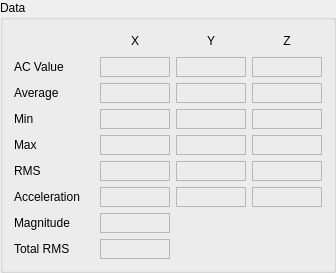
         <widget class="QGroupBox" name="groupBox_3">
          <property name="title">
           <string>Data</string>
          </property>
          <layout class="QGridLayout" name="gridLayout_3">
           <item row="0" column="1">
            <widget class="QLabel" name="label_41">
             <property name="sizePolicy">
              <sizepolicy hsizetype="Fixed" vsizetype="Fixed">
               <horstretch>0</horstretch>
               <verstretch>0</verstretch>
              </sizepolicy>
             </property>
             <property name="minimumSize">
              <size>
               <width>70</width>
               <height>20</height>
              </size>
             </property>
             <property name="maximumSize">
              <size>
               <width>70</width>
               <height>20</height>
              </size>
             </property>
             <property name="text">
              <string>X</string>
             </property>
             <property name="alignment">
              <set>Qt::AlignCenter</set>
             </property>
            </widget>
           </item>
           <item row="0" column="2">
            <widget class="QLabel" name="label_42">
             <property name="sizePolicy">
              <sizepolicy hsizetype="Fixed" vsizetype="Fixed">
               <horstretch>0</horstretch>
               <verstretch>0</verstretch>
              </sizepolicy>
             </property>
             <property name="minimumSize">
              <size>
               <width>70</width>
               <height>20</height>
              </size>
             </property>
             <property name="maximumSize">
              <size>
               <width>70</width>
               <height>20</height>
              </size>
             </property>
             <property name="text">
              <string>Y</string>
             </property>
             <property name="alignment">
              <set>Qt::AlignCenter</set>
             </property>
            </widget>
           </item>
           <item row="0" column="3">
            <widget class="QLabel" name="label_43">
             <property name="sizePolicy">
              <sizepolicy hsizetype="Fixed" vsizetype="Fixed">
               <horstretch>0</horstretch>
               <verstretch>0</verstretch>
              </sizepolicy>
             </property>
             <property name="minimumSize">
              <size>
               <width>70</width>
               <height>20</height>
              </size>
             </property>
             <property name="maximumSize">
              <size>
               <width>70</width>
               <height>20</height>
              </size>
             </property>
             <property name="text">
              <string>Z</string>
             </property>
             <property name="alignment">
              <set>Qt::AlignCenter</set>
             </property>
            </widget>
           </item>
           <item row="1" column="0">
            <widget class="QLabel" name="label_44">
             <property name="sizePolicy">
              <sizepolicy hsizetype="MinimumExpanding" vsizetype="Fixed">
               <horstretch>0</horstretch>
               <verstretch>0</verstretch>
              </sizepolicy>
             </property>
             <property name="minimumSize">
              <size>
               <width>80</width>
               <height>20</height>
              </size>
             </property>
             <property name="maximumSize">
              <size>
               <width>16777215</width>
               <height>20</height>
              </size>
             </property>
             <property name="text">
              <string>AC Value</string>
             </property>
            </widget>
           </item>
           <item row="1" column="1">
            <widget class="QELabel" name="qelabel_59">
             <property name="sizePolicy">
              <sizepolicy hsizetype="Fixed" vsizetype="Fixed">
               <horstretch>0</horstretch>
               <verstretch>0</verstretch>
              </sizepolicy>
             </property>
             <property name="minimumSize">
              <size>
               <width>70</width>
               <height>20</height>
              </size>
             </property>
             <property name="maximumSize">
              <size>
               <width>70</width>
               <height>20</height>
              </size>
             </property>
             <property name="frameShape">
              <enum>QFrame::StyledPanel</enum>
             </property>
             <property name="variable" stdset="0">
              <string>SR-DI-VAN:get$(CH)</string>
             </property>
             <property name="variableSubstitutions" stdset="0">
              <string>CH=X2</string>
             </property>
             <property name="precision">
              <number>2</number>
             </property>
             <property name="useDbPrecision">
              <bool>false</bool>
             </property>
            </widget>
           </item>
           <item row="1" column="2">
            <widget class="QELabel" name="qelabel_60">
             <property name="sizePolicy">
              <sizepolicy hsizetype="Fixed" vsizetype="Fixed">
               <horstretch>0</horstretch>
               <verstretch>0</verstretch>
              </sizepolicy>
             </property>
             <property name="minimumSize">
              <size>
               <width>70</width>
               <height>20</height>
              </size>
             </property>
             <property name="maximumSize">
              <size>
               <width>70</width>
               <height>20</height>
              </size>
             </property>
             <property name="frameShape">
              <enum>QFrame::StyledPanel</enum>
             </property>
             <property name="variable" stdset="0">
              <string>SR-DI-VAN:get$(CH)</string>
             </property>
             <property name="variableSubstitutions" stdset="0">
              <string>CH=Y2</string>
             </property>
             <property name="precision">
              <number>2</number>
             </property>
             <property name="useDbPrecision">
              <bool>false</bool>
             </property>
            </widget>
           </item>
           <item row="1" column="3">
            <widget class="QELabel" name="qelabel_61">
             <property name="sizePolicy">
              <sizepolicy hsizetype="Fixed" vsizetype="Fixed">
               <horstretch>0</horstretch>
               <verstretch>0</verstretch>
              </sizepolicy>
             </property>
             <property name="minimumSize">
              <size>
               <width>70</width>
               <height>20</height>
              </size>
             </property>
             <property name="maximumSize">
              <size>
               <width>70</width>
               <height>20</height>
              </size>
             </property>
             <property name="frameShape">
              <enum>QFrame::StyledPanel</enum>
             </property>
             <property name="variable" stdset="0">
              <string>SR-DI-VAN:get$(CH)</string>
             </property>
             <property name="variableSubstitutions" stdset="0">
              <string>CH=Z2</string>
             </property>
             <property name="precision">
              <number>2</number>
             </property>
             <property name="useDbPrecision">
              <bool>false</bool>
             </property>
            </widget>
           </item>
           <item row="2" column="0">
            <widget class="QLabel" name="label_45">
             <property name="sizePolicy">
              <sizepolicy hsizetype="MinimumExpanding" vsizetype="Fixed">
               <horstretch>0</horstretch>
               <verstretch>0</verstretch>
              </sizepolicy>
             </property>
             <property name="minimumSize">
              <size>
               <width>80</width>
               <height>20</height>
              </size>
             </property>
             <property name="maximumSize">
              <size>
               <width>16777215</width>
               <height>20</height>
              </size>
             </property>
             <property name="text">
              <string>Average</string>
             </property>
            </widget>
           </item>
           <item row="2" column="1">
            <widget class="QELabel" name="qelabel_62">
             <property name="sizePolicy">
              <sizepolicy hsizetype="Fixed" vsizetype="Fixed">
               <horstretch>0</horstretch>
               <verstretch>0</verstretch>
              </sizepolicy>
             </property>
             <property name="minimumSize">
              <size>
               <width>70</width>
               <height>20</height>
              </size>
             </property>
             <property name="maximumSize">
              <size>
               <width>70</width>
               <height>20</height>
              </size>
             </property>
             <property name="frameShape">
              <enum>QFrame::StyledPanel</enum>
             </property>
             <property name="variable" stdset="0">
              <string>SR-DI-VAN:getAverage$(CH)</string>
             </property>
             <property name="variableSubstitutions" stdset="0">
              <string>CH=X2</string>
             </property>
             <property name="precision">
              <number>2</number>
             </property>
             <property name="useDbPrecision">
              <bool>false</bool>
             </property>
            </widget>
           </item>
           <item row="2" column="2">
            <widget class="QELabel" name="qelabel_63">
             <property name="sizePolicy">
              <sizepolicy hsizetype="Fixed" vsizetype="Fixed">
               <horstretch>0</horstretch>
               <verstretch>0</verstretch>
              </sizepolicy>
             </property>
             <property name="minimumSize">
              <size>
               <width>70</width>
               <height>20</height>
              </size>
             </property>
             <property name="maximumSize">
              <size>
               <width>70</width>
               <height>20</height>
              </size>
             </property>
             <property name="frameShape">
              <enum>QFrame::StyledPanel</enum>
             </property>
             <property name="variable" stdset="0">
              <string>SR-DI-VAN:getAverage$(CH)</string>
             </property>
             <property name="variableSubstitutions" stdset="0">
              <string>CH=Y2</string>
             </property>
             <property name="precision">
              <number>2</number>
             </property>
             <property name="useDbPrecision">
              <bool>false</bool>
             </property>
            </widget>
           </item>
           <item row="2" column="3">
            <widget class="QELabel" name="qelabel_64">
             <property name="sizePolicy">
              <sizepolicy hsizetype="Fixed" vsizetype="Fixed">
               <horstretch>0</horstretch>
               <verstretch>0</verstretch>
              </sizepolicy>
             </property>
             <property name="minimumSize">
              <size>
               <width>70</width>
               <height>20</height>
              </size>
             </property>
             <property name="maximumSize">
              <size>
               <width>70</width>
               <height>20</height>
              </size>
             </property>
             <property name="frameShape">
              <enum>QFrame::StyledPanel</enum>
             </property>
             <property name="variable" stdset="0">
              <string>SR-DI-VAN:getAverage$(CH)</string>
             </property>
             <property name="variableSubstitutions" stdset="0">
              <string>CH=Z2</string>
             </property>
             <property name="precision">
              <number>2</number>
             </property>
             <property name="useDbPrecision">
              <bool>false</bool>
             </property>
            </widget>
           </item>
           <item row="3" column="0">
            <widget class="QLabel" name="label_46">
             <property name="sizePolicy">
              <sizepolicy hsizetype="MinimumExpanding" vsizetype="Fixed">
               <horstretch>0</horstretch>
               <verstretch>0</verstretch>
              </sizepolicy>
             </property>
             <property name="minimumSize">
              <size>
               <width>80</width>
               <height>20</height>
              </size>
             </property>
             <property name="maximumSize">
              <size>
               <width>16777215</width>
               <height>20</height>
              </size>
             </property>
             <property name="text">
              <string>Min</string>
             </property>
            </widget>
           </item>
           <item row="3" column="1">
            <widget class="QELabel" name="qelabel_65">
             <property name="sizePolicy">
              <sizepolicy hsizetype="Fixed" vsizetype="Fixed">
               <horstretch>0</horstretch>
               <verstretch>0</verstretch>
              </sizepolicy>
             </property>
             <property name="minimumSize">
              <size>
               <width>70</width>
               <height>20</height>
              </size>
             </property>
             <property name="maximumSize">
              <size>
               <width>70</width>
               <height>20</height>
              </size>
             </property>
             <property name="frameShape">
              <enum>QFrame::StyledPanel</enum>
             </property>
             <property name="variable" stdset="0">
              <string>SR-DI-VAN:getMin$(CH)</string>
             </property>
             <property name="variableSubstitutions" stdset="0">
              <string>CH=X2</string>
             </property>
             <property name="precision">
              <number>2</number>
             </property>
             <property name="useDbPrecision">
              <bool>false</bool>
             </property>
            </widget>
           </item>
           <item row="3" column="2">
            <widget class="QELabel" name="qelabel_66">
             <property name="sizePolicy">
              <sizepolicy hsizetype="Fixed" vsizetype="Fixed">
               <horstretch>0</horstretch>
               <verstretch>0</verstretch>
              </sizepolicy>
             </property>
             <property name="minimumSize">
              <size>
               <width>70</width>
               <height>20</height>
              </size>
             </property>
             <property name="maximumSize">
              <size>
               <width>70</width>
               <height>20</height>
              </size>
             </property>
             <property name="frameShape">
              <enum>QFrame::StyledPanel</enum>
             </property>
             <property name="variable" stdset="0">
              <string>SR-DI-VAN:getMin$(CH)</string>
             </property>
             <property name="variableSubstitutions" stdset="0">
              <string>CH=Y2</string>
             </property>
             <property name="precision">
              <number>2</number>
             </property>
             <property name="useDbPrecision">
              <bool>false</bool>
             </property>
            </widget>
           </item>
           <item row="3" column="3">
            <widget class="QELabel" name="qelabel_67">
             <property name="sizePolicy">
              <sizepolicy hsizetype="Fixed" vsizetype="Fixed">
               <horstretch>0</horstretch>
               <verstretch>0</verstretch>
              </sizepolicy>
             </property>
             <property name="minimumSize">
              <size>
               <width>70</width>
               <height>20</height>
              </size>
             </property>
             <property name="maximumSize">
              <size>
               <width>70</width>
               <height>20</height>
              </size>
             </property>
             <property name="frameShape">
              <enum>QFrame::StyledPanel</enum>
             </property>
             <property name="variable" stdset="0">
              <string>SR-DI-VAN:getMin$(CH)</string>
             </property>
             <property name="variableSubstitutions" stdset="0">
              <string>CH=Z2</string>
             </property>
             <property name="precision">
              <number>2</number>
             </property>
             <property name="useDbPrecision">
              <bool>false</bool>
             </property>
            </widget>
           </item>
           <item row="4" column="0">
            <widget class="QLabel" name="label_47">
             <property name="sizePolicy">
              <sizepolicy hsizetype="MinimumExpanding" vsizetype="Fixed">
               <horstretch>0</horstretch>
               <verstretch>0</verstretch>
              </sizepolicy>
             </property>
             <property name="minimumSize">
              <size>
               <width>80</width>
               <height>20</height>
              </size>
             </property>
             <property name="maximumSize">
              <size>
               <width>16777215</width>
               <height>20</height>
              </size>
             </property>
             <property name="text">
              <string>Max</string>
             </property>
            </widget>
           </item>
           <item row="4" column="1">
            <widget class="QELabel" name="qelabel_68">
             <property name="sizePolicy">
              <sizepolicy hsizetype="Fixed" vsizetype="Fixed">
               <horstretch>0</horstretch>
               <verstretch>0</verstretch>
              </sizepolicy>
             </property>
             <property name="minimumSize">
              <size>
               <width>70</width>
               <height>20</height>
              </size>
             </property>
             <property name="maximumSize">
              <size>
               <width>70</width>
               <height>20</height>
              </size>
             </property>
             <property name="frameShape">
              <enum>QFrame::StyledPanel</enum>
             </property>
             <property name="variable" stdset="0">
              <string>SR-DI-VAN:getMax$(CH)</string>
             </property>
             <property name="variableSubstitutions" stdset="0">
              <string>CH=X2</string>
             </property>
             <property name="precision">
              <number>2</number>
             </property>
             <property name="useDbPrecision">
              <bool>false</bool>
             </property>
            </widget>
           </item>
           <item row="4" column="2">
            <widget class="QELabel" name="qelabel_69">
             <property name="sizePolicy">
              <sizepolicy hsizetype="Fixed" vsizetype="Fixed">
               <horstretch>0</horstretch>
               <verstretch>0</verstretch>
              </sizepolicy>
             </property>
             <property name="minimumSize">
              <size>
               <width>70</width>
               <height>20</height>
              </size>
             </property>
             <property name="maximumSize">
              <size>
               <width>70</width>
               <height>20</height>
              </size>
             </property>
             <property name="frameShape">
              <enum>QFrame::StyledPanel</enum>
             </property>
             <property name="variable" stdset="0">
              <string>SR-DI-VAN:getMax$(CH)</string>
             </property>
             <property name="variableSubstitutions" stdset="0">
              <string>CH=Y2</string>
             </property>
             <property name="precision">
              <number>2</number>
             </property>
             <property name="useDbPrecision">
              <bool>false</bool>
             </property>
            </widget>
           </item>
           <item row="4" column="3">
            <widget class="QELabel" name="qelabel_70">
             <property name="sizePolicy">
              <sizepolicy hsizetype="Fixed" vsizetype="Fixed">
               <horstretch>0</horstretch>
               <verstretch>0</verstretch>
              </sizepolicy>
             </property>
             <property name="minimumSize">
              <size>
               <width>70</width>
               <height>20</height>
              </size>
             </property>
             <property name="maximumSize">
              <size>
               <width>70</width>
               <height>20</height>
              </size>
             </property>
             <property name="frameShape">
              <enum>QFrame::StyledPanel</enum>
             </property>
             <property name="variable" stdset="0">
              <string>SR-DI-VAN:getMax$(CH)</string>
             </property>
             <property name="variableSubstitutions" stdset="0">
              <string>CH=Z2</string>
             </property>
             <property name="precision">
              <number>2</number>
             </property>
             <property name="useDbPrecision">
              <bool>false</bool>
             </property>
            </widget>
           </item>
           <item row="5" column="0">
            <widget class="QLabel" name="label_48">
             <property name="sizePolicy">
              <sizepolicy hsizetype="MinimumExpanding" vsizetype="Fixed">
               <horstretch>0</horstretch>
               <verstretch>0</verstretch>
              </sizepolicy>
             </property>
             <property name="minimumSize">
              <size>
               <width>80</width>
               <height>20</height>
              </size>
             </property>
             <property name="maximumSize">
              <size>
               <width>16777215</width>
               <height>20</height>
              </size>
             </property>
             <property name="text">
              <string>RMS</string>
             </property>
            </widget>
           </item>
           <item row="5" column="1">
            <widget class="QELabel" name="qelabel_71">
             <property name="sizePolicy">
              <sizepolicy hsizetype="Fixed" vsizetype="Fixed">
               <horstretch>0</horstretch>
               <verstretch>0</verstretch>
              </sizepolicy>
             </property>
             <property name="minimumSize">
              <size>
               <width>70</width>
               <height>20</height>
              </size>
             </property>
             <property name="maximumSize">
              <size>
               <width>70</width>
               <height>20</height>
              </size>
             </property>
             <property name="frameShape">
              <enum>QFrame::StyledPanel</enum>
             </property>
             <property name="variable" stdset="0">
              <string>SR-DI-VAN:getRMS$(CH)</string>
             </property>
             <property name="variableSubstitutions" stdset="0">
              <string>CH=X2</string>
             </property>
             <property name="precision">
              <number>2</number>
             </property>
             <property name="useDbPrecision">
              <bool>false</bool>
             </property>
            </widget>
           </item>
           <item row="5" column="2">
            <widget class="QELabel" name="qelabel_72">
             <property name="sizePolicy">
              <sizepolicy hsizetype="Fixed" vsizetype="Fixed">
               <horstretch>0</horstretch>
               <verstretch>0</verstretch>
              </sizepolicy>
             </property>
             <property name="minimumSize">
              <size>
               <width>70</width>
               <height>20</height>
              </size>
             </property>
             <property name="maximumSize">
              <size>
               <width>70</width>
               <height>20</height>
              </size>
             </property>
             <property name="frameShape">
              <enum>QFrame::StyledPanel</enum>
             </property>
             <property name="variable" stdset="0">
              <string>SR-DI-VAN:getRMS$(CH)</string>
             </property>
             <property name="variableSubstitutions" stdset="0">
              <string>CH=Y2</string>
             </property>
             <property name="precision">
              <number>2</number>
             </property>
             <property name="useDbPrecision">
              <bool>false</bool>
             </property>
            </widget>
           </item>
           <item row="5" column="3">
            <widget class="QELabel" name="qelabel_73">
             <property name="sizePolicy">
              <sizepolicy hsizetype="Fixed" vsizetype="Fixed">
               <horstretch>0</horstretch>
               <verstretch>0</verstretch>
              </sizepolicy>
             </property>
             <property name="minimumSize">
              <size>
               <width>70</width>
               <height>20</height>
              </size>
             </property>
             <property name="maximumSize">
              <size>
               <width>70</width>
               <height>20</height>
              </size>
             </property>
             <property name="frameShape">
              <enum>QFrame::StyledPanel</enum>
             </property>
             <property name="variable" stdset="0">
              <string>SR-DI-VAN:getRMS$(CH)</string>
             </property>
             <property name="variableSubstitutions" stdset="0">
              <string>CH=Z2</string>
             </property>
             <property name="precision">
              <number>2</number>
             </property>
             <property name="useDbPrecision">
              <bool>false</bool>
             </property>
            </widget>
           </item>
           <item row="6" column="0">
            <widget class="QLabel" name="label_49">
             <property name="sizePolicy">
              <sizepolicy hsizetype="MinimumExpanding" vsizetype="Fixed">
               <horstretch>0</horstretch>
               <verstretch>0</verstretch>
              </sizepolicy>
             </property>
             <property name="minimumSize">
              <size>
               <width>80</width>
               <height>20</height>
              </size>
             </property>
             <property name="maximumSize">
              <size>
               <width>80</width>
               <height>20</height>
              </size>
             </property>
             <property name="text">
              <string>Acceleration</string>
             </property>
            </widget>
           </item>
           <item row="6" column="1">
            <widget class="QELabel" name="qelabel_74">
             <property name="sizePolicy">
              <sizepolicy hsizetype="Fixed" vsizetype="Fixed">
               <horstretch>0</horstretch>
               <verstretch>0</verstretch>
              </sizepolicy>
             </property>
             <property name="minimumSize">
              <size>
               <width>70</width>
               <height>20</height>
              </size>
             </property>
             <property name="maximumSize">
              <size>
               <width>70</width>
               <height>20</height>
              </size>
             </property>
             <property name="frameShape">
              <enum>QFrame::StyledPanel</enum>
             </property>
             <property name="variable" stdset="0">
              <string>SR-DI-VAN:getAcceleration$(CH)</string>
             </property>
             <property name="variableSubstitutions" stdset="0">
              <string>CH=X2</string>
             </property>
             <property name="precision">
              <number>3</number>
             </property>
             <property name="useDbPrecision">
              <bool>false</bool>
             </property>
            </widget>
           </item>
           <item row="6" column="2">
            <widget class="QELabel" name="qelabel_75">
             <property name="sizePolicy">
              <sizepolicy hsizetype="Fixed" vsizetype="Fixed">
               <horstretch>0</horstretch>
               <verstretch>0</verstretch>
              </sizepolicy>
             </property>
             <property name="minimumSize">
              <size>
               <width>70</width>
               <height>20</height>
              </size>
             </property>
             <property name="maximumSize">
              <size>
               <width>70</width>
               <height>20</height>
              </size>
             </property>
             <property name="frameShape">
              <enum>QFrame::StyledPanel</enum>
             </property>
             <property name="variable" stdset="0">
              <string>SR-DI-VAN:getAcceleration$(CH)</string>
             </property>
             <property name="variableSubstitutions" stdset="0">
              <string>CH=Y2</string>
             </property>
             <property name="precision">
              <number>3</number>
             </property>
             <property name="useDbPrecision">
              <bool>false</bool>
             </property>
            </widget>
           </item>
           <item row="6" column="3">
            <widget class="QELabel" name="qelabel_76">
             <property name="sizePolicy">
              <sizepolicy hsizetype="Fixed" vsizetype="Fixed">
               <horstretch>0</horstretch>
               <verstretch>0</verstretch>
              </sizepolicy>
             </property>
             <property name="minimumSize">
              <size>
               <width>70</width>
               <height>20</height>
              </size>
             </property>
             <property name="maximumSize">
              <size>
               <width>70</width>
               <height>20</height>
              </size>
             </property>
             <property name="frameShape">
              <enum>QFrame::StyledPanel</enum>
             </property>
             <property name="variable" stdset="0">
              <string>SR-DI-VAN:getAcceleration$(CH)</string>
             </property>
             <property name="variableSubstitutions" stdset="0">
              <string>CH=Z2</string>
             </property>
             <property name="precision">
              <number>3</number>
             </property>
             <property name="useDbPrecision">
              <bool>false</bool>
             </property>
            </widget>
           </item>
           <item row="7" column="0">
            <widget class="QLabel" name="label_50">
             <property name="sizePolicy">
              <sizepolicy hsizetype="MinimumExpanding" vsizetype="Fixed">
               <horstretch>0</horstretch>
               <verstretch>0</verstretch>
              </sizepolicy>
             </property>
             <property name="minimumSize">
              <size>
               <width>80</width>
               <height>20</height>
              </size>
             </property>
             <property name="maximumSize">
              <size>
               <width>80</width>
               <height>20</height>
              </size>
             </property>
             <property name="text">
              <string>Magnitude</string>
             </property>
            </widget>
           </item>
           <item row="7" column="1">
            <widget class="QELabel" name="qelabel_77">
             <property name="sizePolicy">
              <sizepolicy hsizetype="Fixed" vsizetype="Fixed">
               <horstretch>0</horstretch>
               <verstretch>0</verstretch>
              </sizepolicy>
             </property>
             <property name="minimumSize">
              <size>
               <width>70</width>
               <height>20</height>
              </size>
             </property>
             <property name="maximumSize">
              <size>
               <width>70</width>
               <height>20</height>
              </size>
             </property>
             <property name="frameShape">
              <enum>QFrame::StyledPanel</enum>
             </property>
             <property name="variable" stdset="0">
              <string>SR-DI-VAN:getMagnitude2</string>
             </property>
             <property name="precision">
              <number>2</number>
             </property>
             <property name="useDbPrecision">
              <bool>false</bool>
             </property>
            </widget>
           </item>
           <item row="8" column="0">
            <widget class="QLabel" name="label_51">
             <property name="sizePolicy">
              <sizepolicy hsizetype="MinimumExpanding" vsizetype="Fixed">
               <horstretch>0</horstretch>
               <verstretch>0</verstretch>
              </sizepolicy>
             </property>
             <property name="minimumSize">
              <size>
               <width>80</width>
               <height>20</height>
              </size>
             </property>
             <property name="maximumSize">
              <size>
               <width>80</width>
               <height>20</height>
              </size>
             </property>
             <property name="text">
              <string>Total RMS</string>
             </property>
            </widget>
           </item>
           <item row="8" column="1">
            <widget class="QELabel" name="qelabel_78">
             <property name="sizePolicy">
              <sizepolicy hsizetype="Fixed" vsizetype="Fixed">
               <horstretch>0</horstretch>
               <verstretch>0</verstretch>
              </sizepolicy>
             </property>
             <property name="minimumSize">
              <size>
               <width>70</width>
               <height>20</height>
              </size>
             </property>
             <property name="maximumSize">
              <size>
               <width>70</width>
               <height>20</height>
              </size>
             </property>
             <property name="frameShape">
              <enum>QFrame::StyledPanel</enum>
             </property>
             <property name="variable" stdset="0">
              <string>SR-DI-VAN:getTotalRMS2</string>
             </property>
             <property name="precision">
              <number>2</number>
             </property>
             <property name="useDbPrecision">
              <bool>false</bool>
             </property>
            </widget>
           </item>
          </layout>
         </widget>
